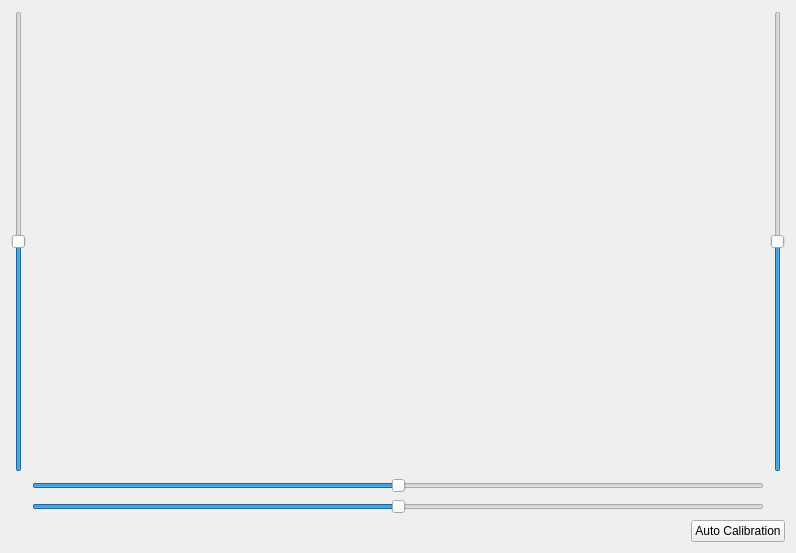
<?xml version="1.0" encoding="UTF-8"?>
<ui version="4.0">
 <class>QnFisheyeCalibrationWidget</class>
 <widget class="QWidget" name="QnFisheyeCalibrationWidget">
  <property name="geometry">
   <rect>
    <x>0</x>
    <y>0</y>
    <width>796</width>
    <height>553</height>
   </rect>
  </property>
  <property name="windowTitle">
   <string/>
  </property>
  <layout class="QVBoxLayout" name="verticalLayout">
   <item>
    <widget class="QStackedWidget" name="stackedWidget">
     <widget class="QWidget" name="imagePage">
      <layout class="QVBoxLayout" name="verticalLayout_2">
       <property name="margin">
        <number>0</number>
       </property>
       <item>
        <layout class="QGridLayout" name="gridLayout">
         <item row="0" column="2">
          <widget class="QSlider" name="radiusSlider">
           <property name="minimum">
            <number>25</number>
           </property>
           <property name="maximum">
            <number>75</number>
           </property>
           <property name="sliderPosition">
            <number>50</number>
           </property>
           <property name="orientation">
            <enum>Qt::Vertical</enum>
           </property>
          </widget>
         </item>
         <item row="0" column="0">
          <widget class="QSlider" name="yCenterSlider">
           <property name="maximum">
            <number>100</number>
           </property>
           <property name="sliderPosition">
            <number>50</number>
           </property>
           <property name="orientation">
            <enum>Qt::Vertical</enum>
           </property>
          </widget>
         </item>
         <item row="0" column="1">
          <widget class="QnFisheyeCalibrationImageWidget" name="imageWidget" native="true"/>
         </item>
         <item row="1" column="1">
          <widget class="QSlider" name="xCenterSlider">
           <property name="maximum">
            <number>100</number>
           </property>
           <property name="sliderPosition">
            <number>50</number>
           </property>
           <property name="orientation">
            <enum>Qt::Horizontal</enum>
           </property>
          </widget>
         </item>
         <item row="2" column="1">
          <widget class="QSlider" name="stretchSlider">
           <property name="maximum">
            <number>100</number>
           </property>
           <property name="value">
            <number>50</number>
           </property>
           <property name="orientation">
            <enum>Qt::Horizontal</enum>
           </property>
          </widget>
         </item>
        </layout>
       </item>
       <item>
        <layout class="QHBoxLayout" name="horizontalLayout_3">
         <item>
          <spacer name="horizontalSpacer">
           <property name="orientation">
            <enum>Qt::Horizontal</enum>
           </property>
           <property name="sizeHint" stdset="0">
            <size>
             <width>142</width>
             <height>20</height>
            </size>
           </property>
          </spacer>
         </item>
         <item>
          <widget class="QPushButton" name="autoButton">
           <property name="text">
            <string>Auto Calibration</string>
           </property>
          </widget>
         </item>
        </layout>
       </item>
      </layout>
     </widget>
     <widget class="QWidget" name="loadingPage">
      <layout class="QVBoxLayout" name="verticalLayout_3">
       <item>
        <layout class="QHBoxLayout" name="horizontalLayout">
         <item>
          <spacer name="horizontalSpacer_3">
           <property name="orientation">
            <enum>Qt::Horizontal</enum>
           </property>
           <property name="sizeHint" stdset="0">
            <size>
             <width>40</width>
             <height>20</height>
            </size>
           </property>
          </spacer>
         </item>
         <item>
          <widget class="QnProgressWidget" name="loadingWidget" native="true"/>
         </item>
         <item>
          <spacer name="horizontalSpacer_2">
           <property name="orientation">
            <enum>Qt::Horizontal</enum>
           </property>
           <property name="sizeHint" stdset="0">
            <size>
             <width>40</width>
             <height>20</height>
            </size>
           </property>
          </spacer>
         </item>
        </layout>
       </item>
      </layout>
     </widget>
    </widget>
   </item>
  </layout>
 </widget>
 <customwidgets>
  <customwidget>
   <class>QnFisheyeCalibrationImageWidget</class>
   <extends>QWidget</extends>
   <header location="global">ui/widgets/fisheye/fisheye_calibration_image_widget.h</header>
   <container>1</container>
  </customwidget>
  <customwidget>
   <class>QnProgressWidget</class>
   <extends>QWidget</extends>
   <header location="global">ui/widgets/progress_widget.h</header>
   <container>1</container>
  </customwidget>
 </customwidgets>
 <resources/>
 <connections/>
</ui>
